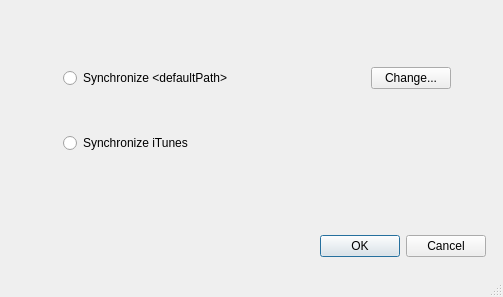
<ui version="4.0" >
 <class>MainWindow</class>
 <widget class="QMainWindow" name="MainWindow" >
  <property name="geometry" >
   <rect>
    <x>0</x>
    <y>0</y>
    <width>503</width>
    <height>297</height>
   </rect>
  </property>
  <property name="sizePolicy" >
   <sizepolicy vsizetype="Fixed" hsizetype="Fixed" >
    <horstretch>0</horstretch>
    <verstretch>0</verstretch>
   </sizepolicy>
  </property>
  <property name="windowTitle" >
   <string>MainWindow</string>
  </property>
  <widget class="QWidget" name="centralwidget" >
   <widget class="QDialogButtonBox" name="buttonBox" >
    <property name="geometry" >
     <rect>
      <x>320</x>
      <y>230</y>
      <width>166</width>
      <height>32</height>
     </rect>
    </property>
    <property name="standardButtons" >
     <set>QDialogButtonBox::Cancel|QDialogButtonBox::NoButton|QDialogButtonBox::Ok</set>
    </property>
   </widget>
   <widget class="QWidget" name="" >
    <property name="geometry" >
     <rect>
      <x>50</x>
      <y>30</y>
      <width>401</width>
      <height>160</height>
     </rect>
    </property>
    <layout class="QVBoxLayout" >
     <item>
      <layout class="QHBoxLayout" >
       <item>
        <widget class="QLabel" name="label" >
         <property name="text" >
          <string/>
         </property>
         <property name="pixmap" >
          <pixmap>leopard-folder-big.png</pixmap>
         </property>
        </widget>
       </item>
       <item>
        <widget class="QRadioButton" name="radioButton" >
         <property name="text" >
          <string>Synchronize &lt;defaultPath></string>
         </property>
        </widget>
       </item>
       <item>
        <spacer>
         <property name="orientation" >
          <enum>Qt::Horizontal</enum>
         </property>
         <property name="sizeHint" >
          <size>
           <width>80</width>
           <height>27</height>
          </size>
         </property>
        </spacer>
       </item>
       <item>
        <widget class="QPushButton" name="pushButton" >
         <property name="text" >
          <string>Change...</string>
         </property>
        </widget>
       </item>
      </layout>
     </item>
     <item>
      <layout class="QHBoxLayout" >
       <item>
        <widget class="QLabel" name="label_2" >
         <property name="text" >
          <string/>
         </property>
         <property name="pixmap" >
          <pixmap>iTunes7Icon.png</pixmap>
         </property>
        </widget>
       </item>
       <item>
        <widget class="QRadioButton" name="radioButton_2" >
         <property name="text" >
          <string>Synchronize iTunes</string>
         </property>
        </widget>
       </item>
       <item>
        <spacer>
         <property name="orientation" >
          <enum>Qt::Horizontal</enum>
         </property>
         <property name="sizeHint" >
          <size>
           <width>40</width>
           <height>20</height>
          </size>
         </property>
        </spacer>
       </item>
      </layout>
     </item>
    </layout>
   </widget>
  </widget>
  <widget class="QStatusBar" name="statusbar" />
 </widget>
 <resources/>
 <connections/>
</ui>
